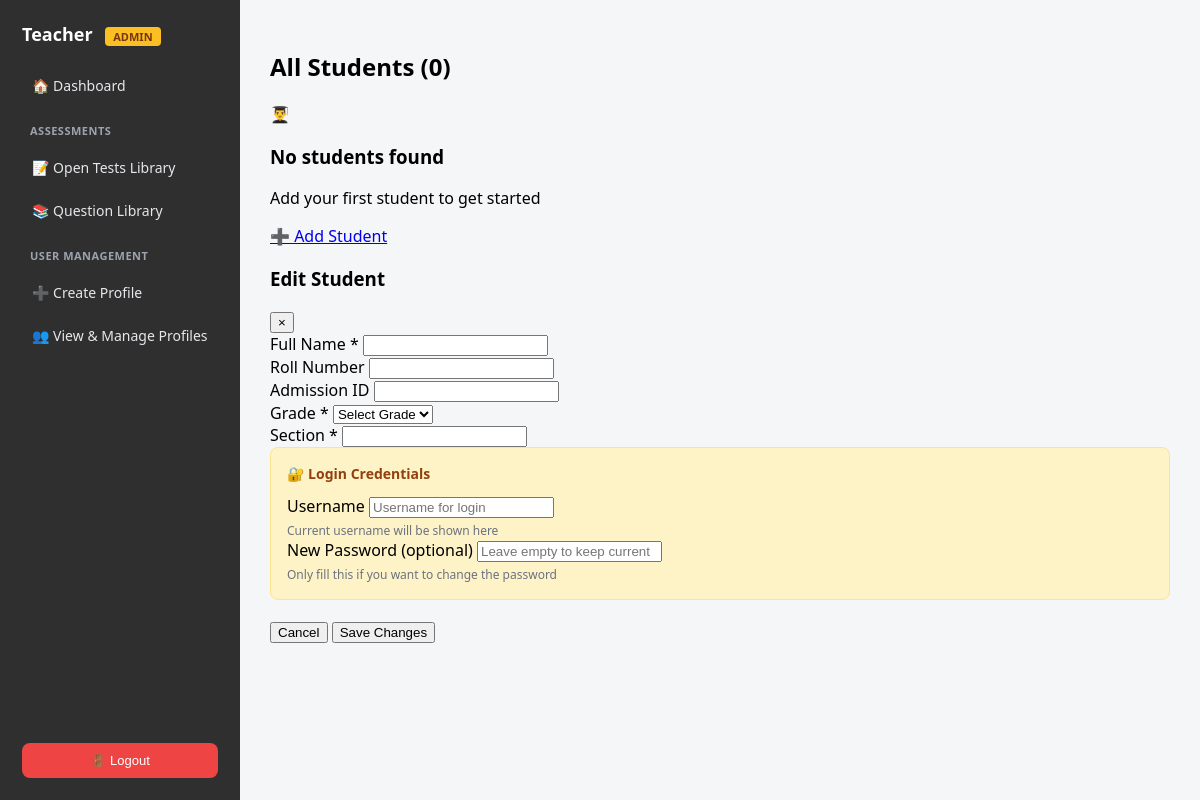
Before: /teacher/students/ (signed in) with the older database file.
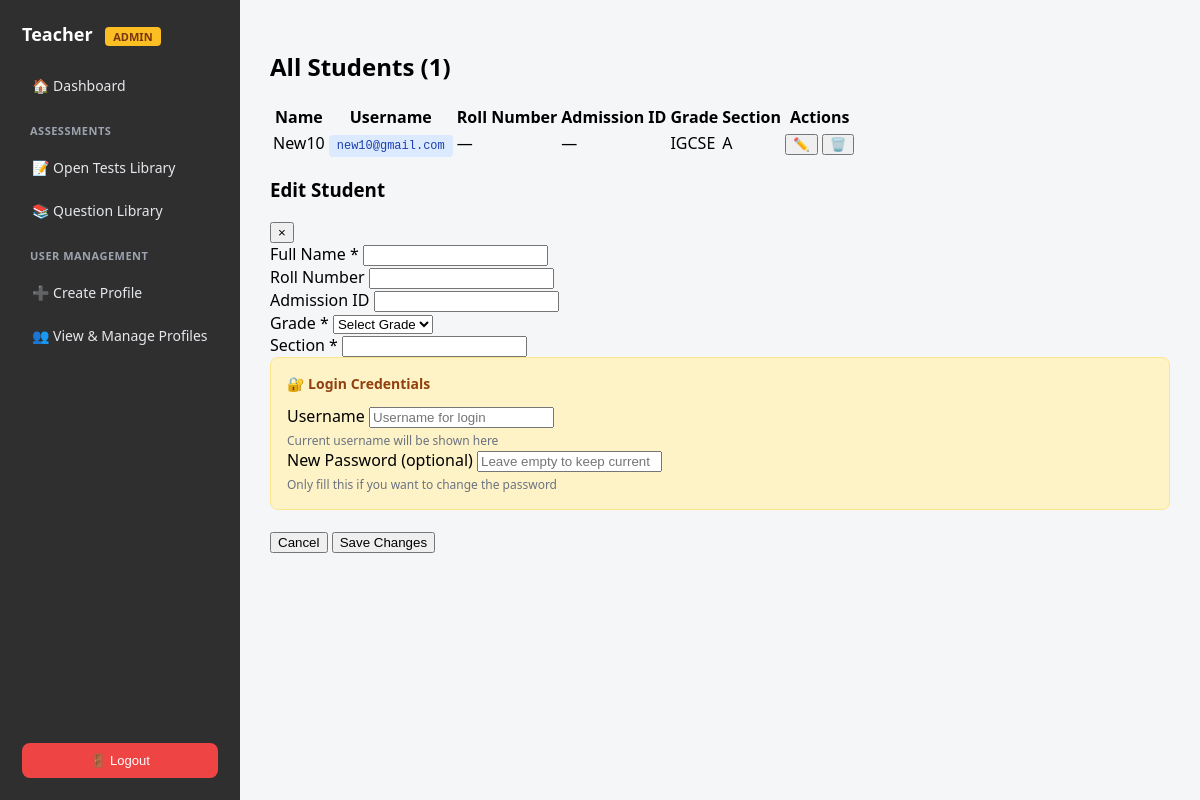
After: the same page with the newer database file.
### core/models.py (models this page shows, shortened)
class Student(models.Model):
    full_name = models.CharField(max_length=200)
    roll_number = models.CharField(max_length=50, blank=True)
    admission_id = models.CharField(max_length=50, blank=True)
    grade = models.ForeignKey(Grade, on_delete=models.CASCADE)
    section = models.CharField(max_length=10)  # A, B, C
    school = models.ForeignKey(School, on_delete=models.CASCADE, null=True, blank=True)
    user = models.OneToOneField(
        User,
        on_delete=models.SET_NULL,
        null=True,
        blank=True,
        related_name='student_profile'
    )
    created_by = models.ForeignKey(User, on_delete=models.CASCADE, related_name='students_created')
    created_at = models.DateTimeField(auto_now_add=True)
    class Meta:
        unique_together = ("grade", "section", "roll_number", "school")
        ordering = ["school", "grade", "section", "roll_number"]

class Grade(models.Model):
    name = models.CharField(max_length=50)
    class Meta:
        ordering = ["name"]
        verbose_name = "Grade"
        verbose_name_plural = "Grades"

### core/views.py (the view)
# urls.py: path("teacher/students/", views.students_list, name="students_list"),
@login_required
def students_list(request):
    school = get_user_school(request.user)
    students = Student.objects.filter(school=school)
    return render(request, "teacher/students/students_list.html", {
        "students": students,
        "school": school
    })

### core/views.py (called while the page is built)
def get_user_school(user):
    try:
        return user.profile.school
    except:
        return None

### core/templates/teacher/students/students_list.html (shortened to what the changed rows need)
{% extends "teacher/teacher_base.html" %}
{% block content %}
<div class="students-container">
  <div class="students-table-container">
    <div class="table-header">
      <h2>All Students ({{ students|length }})</h2>
    </div>
    {% if students %}
      <table class="students-table">
        <thead>
          <tr>
            <th>Name</th>
            <th>Username</th>
            <th>Roll Number</th>
            <th>Admission ID</th>
            <th>Grade</th>
            <th>Section</th>
            <th>Actions</th>
          </tr>
        </thead>
        <tbody id="studentsTableBody">
          {% for student in students %}
            <tr data-student-id="{{ student.id }}">
              <td>
                <span class="student-name">{{ student.full_name }}</span>
              </td>
              <td>
                {% if student.user %}
                  <span class="username-badge">{{ student.user.username }}</span>
                {% else %}
                  <span style="color: #9ca3af;">No account</span>
                {% endif %}
              </td>
              <td>{{ student.roll_number|default:"—" }}</td>
              <td>{{ student.admission_id|default:"—" }}</td>
              <td>
                <span class="badge badge-grade">{{ student.grade.name }}</span>
              </td>
              <td>
                <span class="badge badge-section">{{ student.section }}</span>
              </td>
              <td>
                <div class="action-buttons">
                  <button class="icon-btn" onclick="editStudent({{ student.id }})" title="Edit">
                    ✏️
                  </button>
                  <button class="icon-btn delete" onclick="deleteStudent({{ student.id }})" title="Delete">
                    🗑️
                  </button>
                </div>
              </td>
            </tr>
          {% endfor %}
        </tbody>
      </table>
    {% else %}
      <div class="empty-state">
        <div class="empty-state-icon">👨‍🎓</div>
        <h3>No students found</h3>
        <p>Add your first student to get started</p>
        <a href="{% url 'teacher_dashboard' %}" class="btn primary">
          ➕ Add Student
        </a>
      </div>
    {% endif %}
  </div>
</div>
{% endblock %}

Changed rows visible on the page:
added Student: full_name "New10", user.username "new10@gmail.com", roll_number "—", admission_id "—", grade.name "IGCSE", section "A"
Other visible differences:
{{ students|length }}: "0" → "1"
text no longer shown: "👨‍🎓 No students found Add your first student to get started ➕ Add Student"
text now shown: "Name Username Roll Number Admission ID Grade Section Actions"
